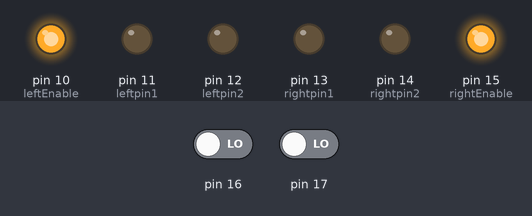
A sketch run on a simulated Arduino Uno, built with avr-gcc and run on an emulated ATmega328P. Parts: output pins drawn as LEDs (lit = HIGH). The test bench sets the inputs (shaded band); at power-on: pin 16 LOW, pin 17 LOW.

Above: at 1.2 s.
1.3 s: pin 16 driven HIGH
At 3.5 s:
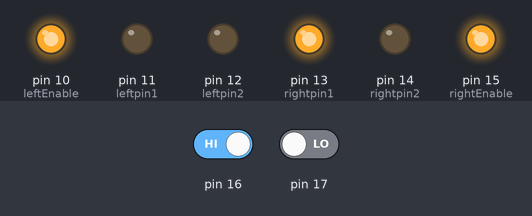
4.0 s: pin 17 driven HIGH
At 6.4 s:
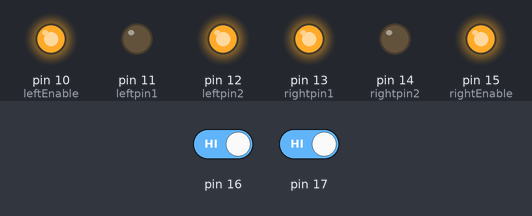
6.7 s: pin 16 driven LOW
At 8.7 s:
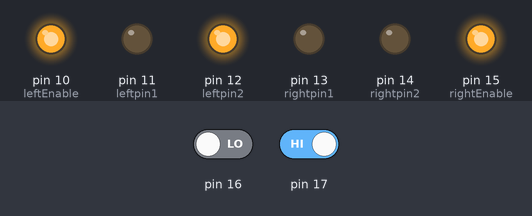
9.4 s: pin 17 driven LOW
At 10.8 s:
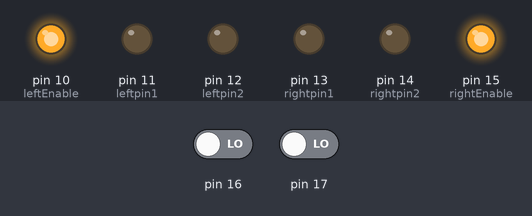
Timing chart, 0 to 11.9 s (numbered marks = the images above; inputs shaded):
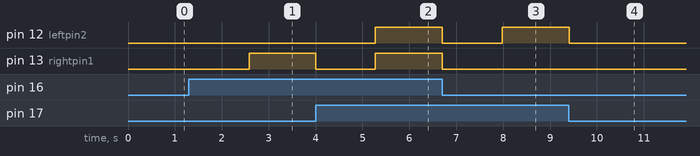

The sketch:

microprocess.ino
```cpp
#define centerTrigPin 2
#define centerEchoPin 3
#define leftTrigPin 4
#define leftEchoPin 5
#define rightTrigPin 6
#define rightEchoPin 7
#define leftEnable 10
#define leftpin1 11
#define leftpin2 12
#define rightpin1 13
#define rightpin2 14
#define rightEnable 15
unsigned long time ;
void setup() {
  // put your setup code here, to run once:
  Serial.begin(9600);
  pinMode(rightpin1,OUTPUT);
  pinMode(rightpin2,OUTPUT);
  pinMode(leftpin1,OUTPUT);
  pinMode(leftpin2,OUTPUT);
  pinMode(rightEnable,OUTPUT);
  pinMode(leftEnable,OUTPUT);
  pinMode(17,INPUT);
  digitalWrite(rightEnable,HIGH);
  digitalWrite(leftEnable,HIGH);
}
int first = 0,second=0;
int i = 0,left=0,right=0;
void loop() {
  // put your main code here, to run repeatedly:
  /*gostraight();
  TurnLeft();
  TurnRight();*/
  //analogReadResolution(10);
  first = digitalRead(16);
  second = digitalRead(17);// read the input pin
  //Serial.println(val);
  //time = millis();
  if(first==1&&second==1){
    if(i<255)i++;
    analogWrite(rightpin1,i);
    analogWrite(rightpin2,0);
    analogWrite(leftpin1,0);
    analogWrite(leftpin2,i);
    //Serial.println(i);
  }else if(first==1&&second==0){
    if(left<255)left++;
    analogWrite(rightpin1,left);
    analogWrite(rightpin2,0);
    analogWrite(leftpin1,0);
    analogWrite(leftpin2,0);
  }else if(first==0&&second==1){
    if(right<255)right++;
    analogWrite(rightpin1,0);
    analogWrite(rightpin2,0);
    analogWrite(leftpin1,0);
    analogWrite(leftpin2,right);
  }
  else{
    i=0;
    right=0;
    left=0;
    analogWrite(rightpin1,0);
    analogWrite(rightpin2,0);
    analogWrite(leftpin1,0);
    analogWrite(leftpin2,0);
  }
  delay(10);
}
void TurnLeft(){
  digitalWrite(rightpin1,HIGH);
  digitalWrite(rightpin2,LOW);
  digitalWrite(leftpin1,HIGH);
  digitalWrite(leftpin2,LOW);
  delay(500);
  digitalWrite(rightpin1,LOW);
  digitalWrite(rightpin2,LOW);
  digitalWrite(leftpin1,LOW);
  digitalWrite(leftpin2,LOW);
  delay(1000);
}
void TurnRight(){
  digitalWrite(rightpin1,LOW);
  digitalWrite(rightpin2,HIGH);
  digitalWrite(leftpin1,LOW);
  digitalWrite(leftpin2,HIGH);
  delay(500);
  digitalWrite(rightpin1,LOW);
  digitalWrite(rightpin2,LOW);
  digitalWrite(leftpin1,LOW);
  digitalWrite(leftpin2,LOW);
  delay(1000);
}
void gostraight(){
  digitalWrite(rightpin1,HIGH);
  digitalWrite(rightpin2,LOW);
  digitalWrite(leftpin1,LOW);
  digitalWrite(leftpin2,HIGH);
  delay(500);
  digitalWrite(rightpin1,LOW);
  digitalWrite(rightpin2,LOW);
  digitalWrite(leftpin1,LOW);
  digitalWrite(leftpin2,LOW);
  delay(1000);
}
```

Measured:
- after the input at 1.3 s, pin 13 (rightpin1): LOW → HIGH after 1.3 s
- after the input at 4.0 s, pin 12 (leftpin2): LOW → HIGH after 1.3 s; pin 13 (rightpin1): HIGH → LOW at once, → HIGH 1.3 s later
- after the input at 6.7 s, pin 12 (leftpin2): HIGH → LOW at once, → HIGH 1.3 s later; pin 13 (rightpin1): HIGH → LOW at once
- after the input at 9.4 s, pin 12 (leftpin2): HIGH → LOW at once
